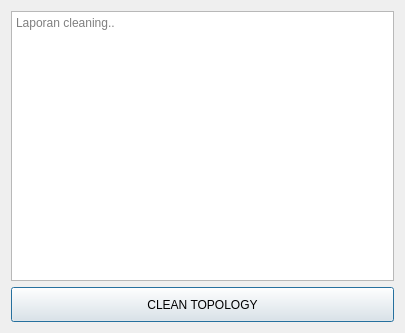
<?xml version="1.0" encoding="UTF-8"?>
<ui version="4.0">
 <class>BersihkanTopology</class>
 <widget class="QDialog" name="BersihkanTopology">
  <property name="windowModality">
   <enum>Qt::NonModal</enum>
  </property>
  <property name="geometry">
   <rect>
    <x>0</x>
    <y>0</y>
    <width>405</width>
    <height>333</height>
   </rect>
  </property>
  <property name="windowTitle">
   <string>Bersihkan Topology</string>
  </property>
  <property name="modal">
   <bool>false</bool>
  </property>
  <layout class="QGridLayout" name="gridLayout">
   <item row="0" column="0">
    <widget class="QTextEdit" name="report">
     <property name="sizePolicy">
      <sizepolicy hsizetype="Expanding" vsizetype="Minimum">
       <horstretch>0</horstretch>
       <verstretch>0</verstretch>
      </sizepolicy>
     </property>
     <property name="frameShadow">
      <enum>QFrame::Sunken</enum>
     </property>
     <property name="readOnly">
      <bool>true</bool>
     </property>
     <property name="textInteractionFlags">
      <set>Qt::TextSelectableByMouse</set>
     </property>
     <property name="placeholderText">
      <string>Laporan cleaning..</string>
     </property>
    </widget>
   </item>
   <item row="1" column="0">
    <widget class="QPushButton" name="cleanButton">
     <property name="sizePolicy">
      <sizepolicy hsizetype="Minimum" vsizetype="Fixed">
       <horstretch>0</horstretch>
       <verstretch>0</verstretch>
      </sizepolicy>
     </property>
     <property name="minimumSize">
      <size>
       <width>0</width>
       <height>35</height>
      </size>
     </property>
     <property name="text">
      <string>CLEAN TOPOLOGY</string>
     </property>
    </widget>
   </item>
  </layout>
 </widget>
 <resources/>
 <connections/>
</ui>
